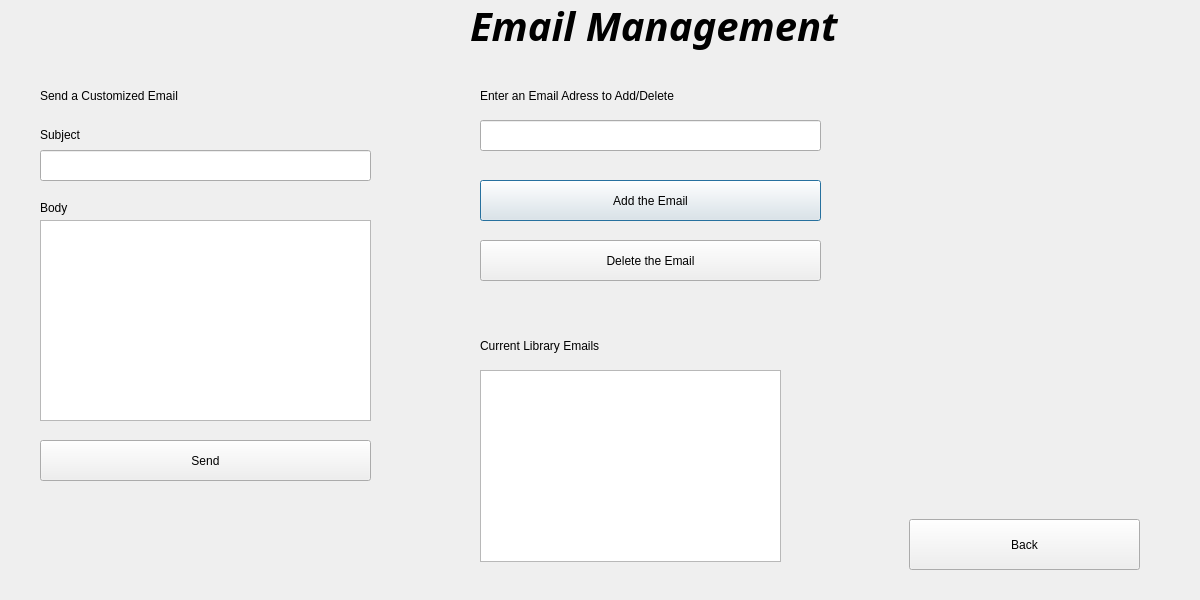
<?xml version="1.0" encoding="UTF-8"?>
<ui version="4.0">
 <class>emailwindow</class>
 <widget class="QDialog" name="emailwindow">
  <property name="geometry">
   <rect>
    <x>0</x>
    <y>0</y>
    <width>1200</width>
    <height>600</height>
   </rect>
  </property>
  <property name="windowTitle">
   <string>Dialog</string>
  </property>
  <widget class="QLabel" name="label_2">
   <property name="geometry">
    <rect>
     <x>470</x>
     <y>0</y>
     <width>451</width>
     <height>51</height>
    </rect>
   </property>
   <property name="baseSize">
    <size>
     <width>0</width>
     <height>0</height>
    </size>
   </property>
   <property name="font">
    <font>
     <family>Script MT</family>
     <pointsize>30</pointsize>
     <italic>true</italic>
     <bold>true</bold>
    </font>
   </property>
   <property name="text">
    <string>Email Management</string>
   </property>
  </widget>
  <widget class="QTableWidget" name="emails">
   <property name="geometry">
    <rect>
     <x>480</x>
     <y>370</y>
     <width>301</width>
     <height>192</height>
    </rect>
   </property>
  </widget>
  <widget class="QLineEdit" name="email">
   <property name="geometry">
    <rect>
     <x>480</x>
     <y>120</y>
     <width>341</width>
     <height>31</height>
    </rect>
   </property>
  </widget>
  <widget class="QPushButton" name="add">
   <property name="geometry">
    <rect>
     <x>480</x>
     <y>180</y>
     <width>341</width>
     <height>41</height>
    </rect>
   </property>
   <property name="text">
    <string>Add the Email</string>
   </property>
  </widget>
  <widget class="QPushButton" name="delete_2">
   <property name="geometry">
    <rect>
     <x>480</x>
     <y>240</y>
     <width>341</width>
     <height>41</height>
    </rect>
   </property>
   <property name="text">
    <string>Delete the Email</string>
   </property>
  </widget>
  <widget class="QTextEdit" name="sendEmail">
   <property name="geometry">
    <rect>
     <x>40</x>
     <y>220</y>
     <width>331</width>
     <height>201</height>
    </rect>
   </property>
  </widget>
  <widget class="QPushButton" name="send">
   <property name="geometry">
    <rect>
     <x>40</x>
     <y>440</y>
     <width>331</width>
     <height>41</height>
    </rect>
   </property>
   <property name="text">
    <string>Send</string>
   </property>
  </widget>
  <widget class="QLineEdit" name="subject">
   <property name="geometry">
    <rect>
     <x>40</x>
     <y>150</y>
     <width>331</width>
     <height>31</height>
    </rect>
   </property>
  </widget>
  <widget class="QLabel" name="label">
   <property name="geometry">
    <rect>
     <x>40</x>
     <y>80</y>
     <width>261</width>
     <height>31</height>
    </rect>
   </property>
   <property name="text">
    <string>Send a Customized Email</string>
   </property>
  </widget>
  <widget class="QLabel" name="label_3">
   <property name="geometry">
    <rect>
     <x>40</x>
     <y>119</y>
     <width>191</width>
     <height>31</height>
    </rect>
   </property>
   <property name="text">
    <string>Subject</string>
   </property>
  </widget>
  <widget class="QLabel" name="label_4">
   <property name="geometry">
    <rect>
     <x>40</x>
     <y>200</y>
     <width>161</width>
     <height>16</height>
    </rect>
   </property>
   <property name="text">
    <string>Body</string>
   </property>
  </widget>
  <widget class="QLabel" name="label_5">
   <property name="geometry">
    <rect>
     <x>480</x>
     <y>80</y>
     <width>481</width>
     <height>31</height>
    </rect>
   </property>
   <property name="text">
    <string>Enter an Email Adress to Add/Delete</string>
   </property>
  </widget>
  <widget class="QLabel" name="label_6">
   <property name="geometry">
    <rect>
     <x>480</x>
     <y>335</y>
     <width>311</width>
     <height>21</height>
    </rect>
   </property>
   <property name="text">
    <string>Current Library Emails</string>
   </property>
  </widget>
  <widget class="QPushButton" name="back">
   <property name="geometry">
    <rect>
     <x>909</x>
     <y>519</y>
     <width>231</width>
     <height>51</height>
    </rect>
   </property>
   <property name="text">
    <string>Back</string>
   </property>
  </widget>
 </widget>
 <resources/>
 <connections/>
</ui>
